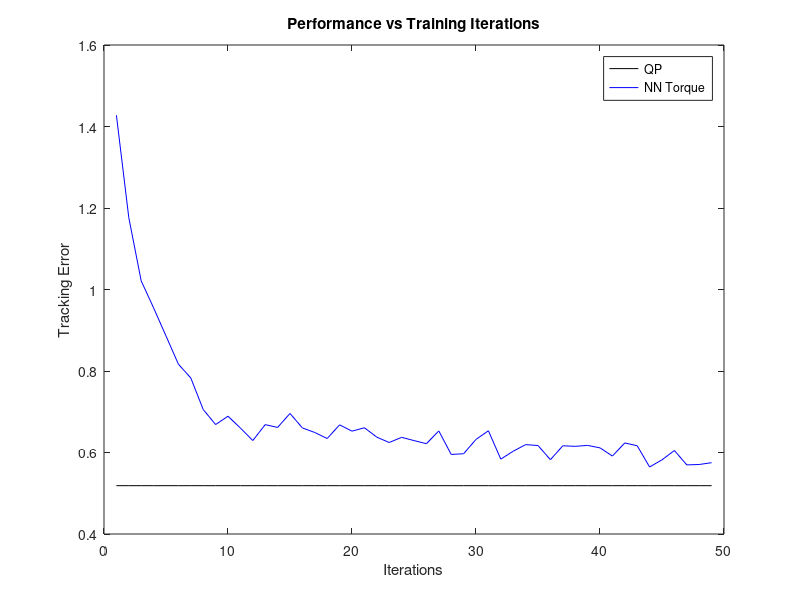

Source code (MATLAB):
qp_data = load('qp_eval.txt');
nn_torque_data = load('nn_torque_eval.txt');

n = length(nn_torque_data);

qp_plot_vals = ones(n, 1);
qp_plot_vals = qp_plot_vals .* qp_data(1);

plot(qp_plot_vals, 'k-');
hold on;
plot(nn_torque_data, 'b-');
hold off;

xlabel('Iterations');
ylabel('Tracking Error');
title('Performance vs Training Iterations');

legend('QP', 'NN Torque');